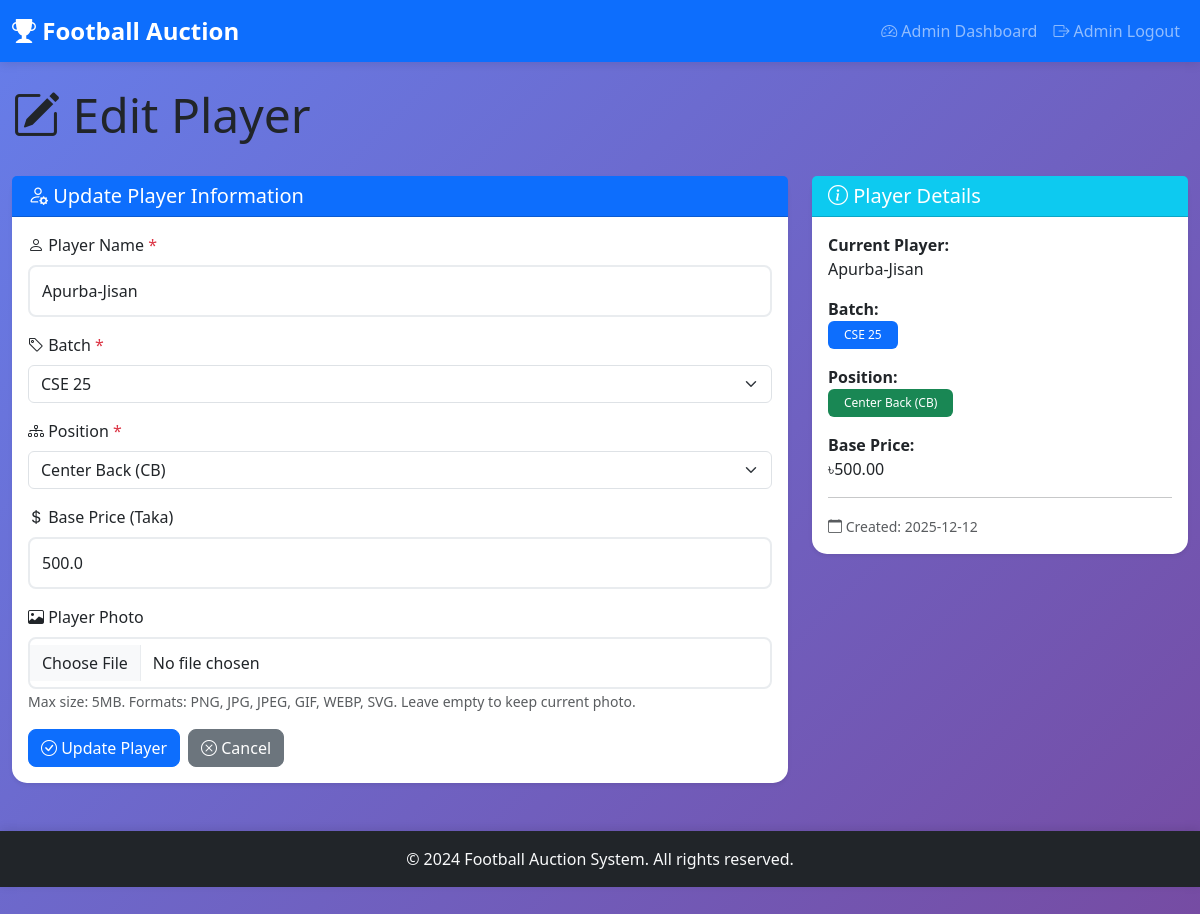
/admin/player/edit/2 (signed in), run on the app's committed database.
### app.py (models this page shows)
class Player(db.Model):
    id = db.Column(db.Integer, primary_key=True)
    name = db.Column(db.String(100), nullable=False)
    batch = db.Column(db.String(50), nullable=False)
    position = db.Column(db.String(50), nullable=False)
    base_price = db.Column(db.Float, default=0.0, nullable=False)
    photo_filename = db.Column(db.String(255), nullable=True)
    created_at = db.Column(db.DateTime, default=datetime.utcnow)

### app.py (the view, shortened to what this page needs)
@app.route('/admin/player/edit/<int:player_id>', methods=['GET', 'POST'])
@admin_required
def edit_player(player_id):
    player = Player.query.get_or_404(player_id)
    return render_template('edit_player.html', player=player, positions=FOOTBALL_POSITIONS)

### app.py (called while the page is built)
def admin_required(f):
    @wraps(f)
    def decorated_function(*args, **kwargs):
        if 'admin_logged_in' not in session:
            flash('Please login as admin first', 'error')
            return redirect(url_for('admin_login'))
        return f(*args, **kwargs)
    return decorated_function

### templates/edit_player.html (shortened to what this page needs)
{% extends "base.html" %}
{% block content %}
<div class="row mb-4">
    <div class="col-12">
        <h2 class="display-5">
            <i class="bi bi-pencil-square"></i> Edit Player
        </h2>
    </div>
</div>
<div class="row">
    <div class="col-md-8">
        <div class="card shadow-sm">
            <div class="card-header bg-primary text-white">
                <h5 class="mb-0"><i class="bi bi-person-gear"></i> Update Player Information</h5>
            </div>
            <div class="card-body">
                <form method="POST" action="{{ url_for('edit_player', player_id=player.id) }}" enctype="multipart/form-data">
                    <div class="mb-3">
                        <label for="name" class="form-label">
                            <i class="bi bi-person"></i> Player Name <span class="text-danger">*</span>
                        </label>
                        <input type="text" class="form-control" id="name" name="name" required
                               value="{{ player.name }}" placeholder="Enter player name">
                    </div>
                    <div class="mb-3">
                        <label for="batch" class="form-label">
                            <i class="bi bi-tag"></i> Batch <span class="text-danger">*</span>
                        </label>
                        <select class="form-select" id="batch" name="batch" required>
                            {% for i in range(1, 36) %}
                            {% set cse_batch = 'CSE ' + i|string %}
                            <option value="CSE {{ i }}" {% if player.batch == cse_batch %}selected{% endif %}>CSE {{ i }}</option>
                            {% endfor %}
                        </select>
                    </div>
                    <div class="mb-3">
                        <label for="position" class="form-label">
                            <i class="bi bi-diagram-3"></i> Position <span class="text-danger">*</span>
                        </label>
                        <select class="form-select" id="position" name="position" required>
                            {% for position in positions %}
                            <option value="{{ position }}" {% if player.position == position %}selected{% endif %}>{{ position }}</option>
                            {% endfor %}
                        </select>
                    </div>
                    <div class="mb-3">
                        <label for="base_price" class="form-label">
                            <i class="bi bi-currency-dollar"></i> Base Price (Taka)
                        </label>
                        <input type="number" class="form-control" id="base_price" name="base_price"
                               step="0.01" min="0" value="{{ player.base_price }}" placeholder="0.00">
                    </div>
                    <div class="mb-3">
                        <label for="photo" class="form-label">
                            <i class="bi bi-image"></i> Player Photo
                        </label>
                        <input type="file" class="form-control" id="photo" name="photo"
                               accept="image/png,image/jpeg,image/jpg,image/gif,image/webp,image/svg+xml">
                        <small class="form-text text-muted">Max size: 5MB. Formats: PNG, JPG, JPEG, GIF, WEBP, SVG. Leave empty to keep current photo.</small>
                    </div>
                    <div class="d-flex gap-2">
                        <button type="submit" class="btn btn-primary">
                            <i class="bi bi-check-circle"></i> Update Player
                        </button>
                        <a href="{{ url_for('admin_dashboard') }}" class="btn btn-secondary">
                            <i class="bi bi-x-circle"></i> Cancel
                        </a>
                    </div>
                </form>
            </div>
        </div>
    </div>
    <div class="col-md-4">
        <div class="card shadow-sm">
            <div class="card-header bg-info text-white">
                <h5 class="mb-0"><i class="bi bi-info-circle"></i> Player Details</h5>
            </div>
            <div class="card-body">
                <p><strong>Current Player:</strong><br>{{ player.name }}</p>
                <p><strong>Batch:</strong><br><span class="badge bg-primary">{{ player.batch }}</span></p>
                <p><strong>Position:</strong><br><span class="badge bg-success">{{ player.position }}</span></p>
                <p><strong>Base Price:</strong><br>৳{{ "%.2f"|format(player.base_price) }}</p>
                <hr>
                <small class="text-muted">
                    <i class="bi bi-calendar"></i> Created: {{ player.created_at.strftime('%Y-%m-%d') }}
                </small>
            </div>
        </div>
    </div>
</div>
{% endblock %}

### static/css/style.css (style rules this page uses)
:root { --primary-color: #0d6efd; --secondary-color: #6c757d; --success-color: #198754; --danger-color: #dc3545; --warning-color: #ffc107; --info-color: #0dcaf0; --dark-color: #212529; --light-color: #f8f9fa; }
body { font-family: 'Segoe UI', Tahoma, Geneva, Verdana, sans-serif; background: linear-gradient(135deg, #667eea 0%, #764ba2 100%); min-height: 100vh; padding-bottom: 60px; }
.card { border: none; border-radius: 15px; }
.btn { border-radius: 8px; font-weight: 500; transition: all 0.3s ease; }
.form-control { border-radius: 8px; border: 2px solid #e9ecef; padding: 0.75rem; transition: all 0.3s ease; }
.badge { padding: 0.5rem 1rem; font-weight: 500; }
.card { animation: fadeIn 0.5s ease; }
html { scroll-behavior: smooth; }

### data on the page
Player: name "Apurba-Jisan", batch "CSE 25", position "Center Back (CB)", base_price "500.0", base_price "500.00", created_at "2025-12-12"
